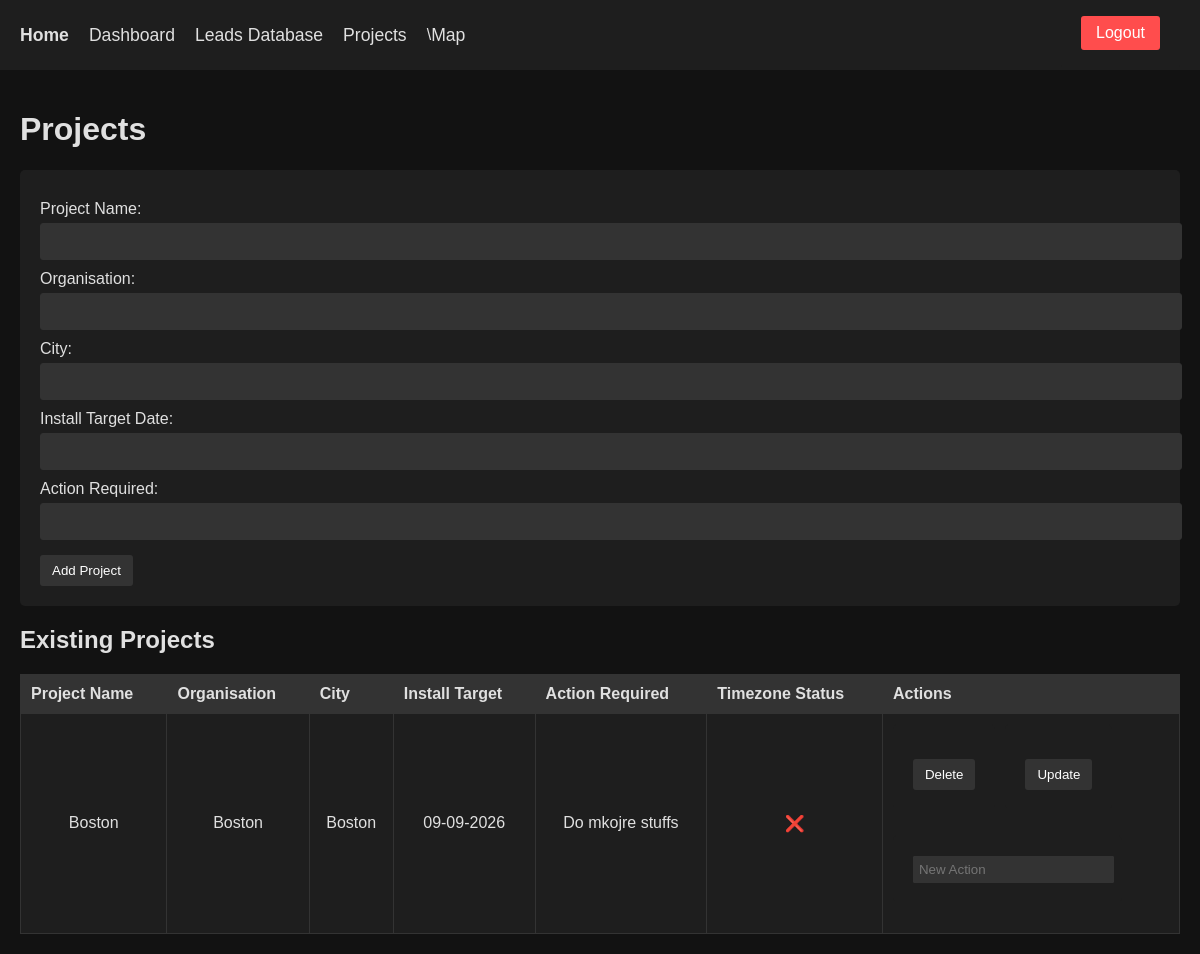
Before: /projects (signed in) with the older database file.
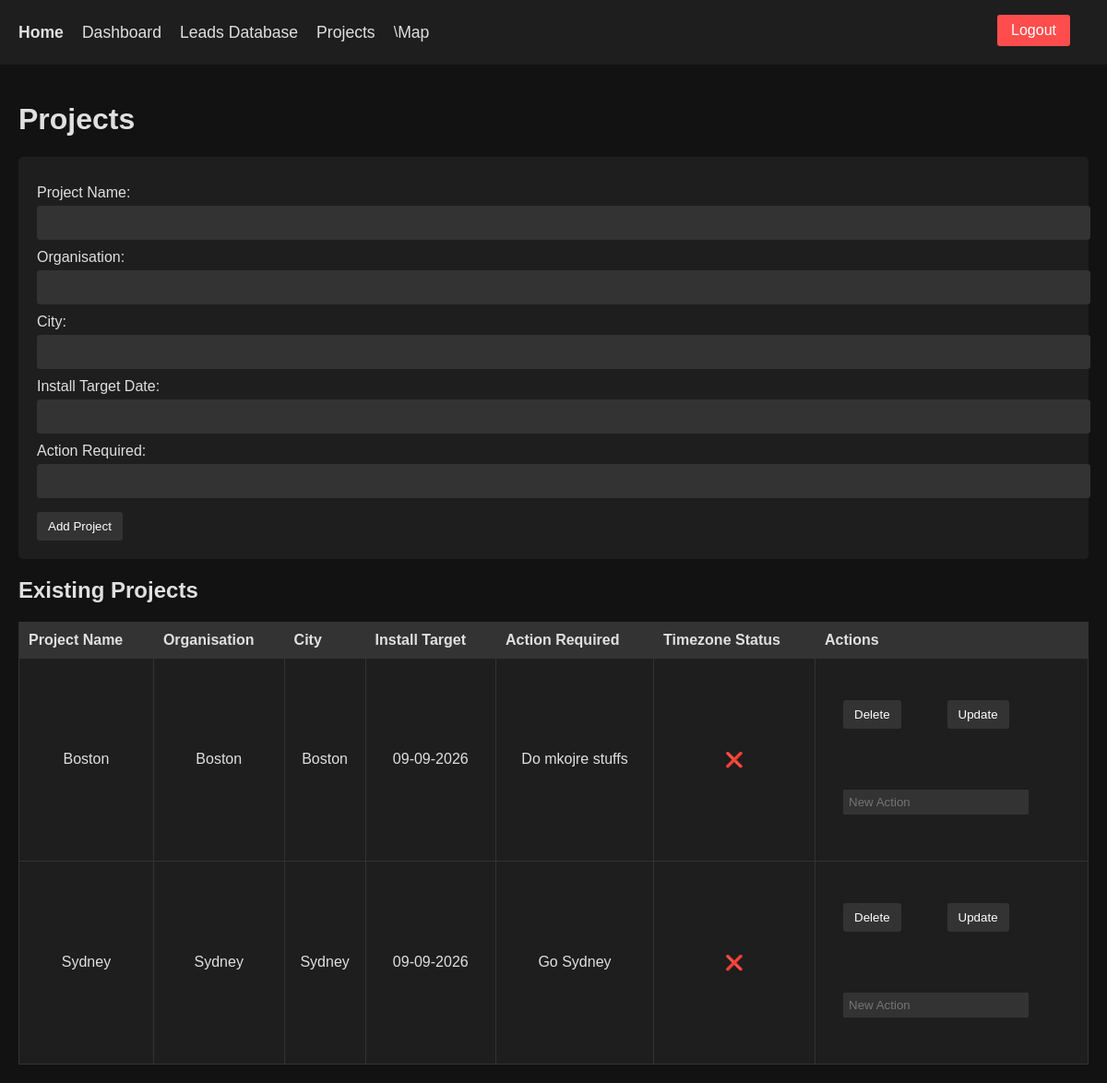
After: the same page with the newer database file.
### Main/app.py (models this page shows, shortened)
class Project(db.Model):
    id = db.Column(db.Integer, primary_key=True)
    name = db.Column(db.String(100), nullable=False)
    organisation = db.Column(db.String(100), nullable=False)
    city = db.Column(db.String(100))
    install_target = db.Column(db.String(100))
    action_required = db.Column(db.String(200))
    contacts = db.relationship('Contact', backref='project', lazy=True)

### Main/app.py (the view, shortened to what this page needs)
@app.route('/projects', methods=['GET', 'POST'])
@login_required
def projects():
    all_projects = Project.query.all()
    return render_template('projects.html', projects=all_projects, timezone_api=TIMEZONE_API)

### Main/app.py (called while the page is built)
def login_required(f):
    @wraps(f)
    def decorated_function(*args, **kwargs):
        if not session.get('logged_in'):
            flash("Please log in first.", "warning")
            return redirect(url_for('login'))
        return f(*args, **kwargs)
    return decorated_function

### Main/templates/projects.html (shortened to what this page needs)
{% extends "base.html" %}
{% block content %}
  <h1>Projects</h1>
  <form method="post">
    <label>Project Name:</label>
    <input type="text" name="name" required>
    <label>Organisation:</label>
    <input type="text" name="organisation" required>
    <label>City:</label>
    <input type="text" name="city">
    <label>Install Target Date:</label>
    <input type="text" name="install_target">
    <label>Action Required:</label>
    <input type="text" name="action_required">
    <button type="submit">Add Project</button>
  </form>
  <h2>Existing Projects</h2>
  <table border="1">
    <tr>
      <th>Project Name</th>
      <th>Organisation</th>
      <th>City</th>
      <th>Install Target</th>
      <th>Action Required</th>
      <th>Timezone Status</th>
      <th>Actions</th>
    </tr>
    {% for project in projects %}
      <tr>
        <td>{{ project.name }}</td>
        <td>{{ project.organisation }}</td>
        <td>{{ project.city }}</td>
        <td>{{ project.install_target if project.install_target else "N/A" }}</td>
        <td>{{ project.action_required if project.action_required else "N/A" }}</td>
        <td>
          <div class="timezone-box" id="timezone-{{ loop.index }}">Loading...</div>
        </td>
        <td>
          <div class="action-container">
            <div class="actions">
              <form action="{{ url_for('delete_project', project_id=project.id) }}" method="post">
                <button type="submit" onclick="return confirm('Are you sure you want to delete this project?');">
                  Delete
                </button>
              </form>
              <form action="{{ url_for('update_project', project_id=project.id) }}" method="post">
                <button type="submit">Update</button>
              </form>
            </div>
            <form action="{{ url_for('update_project', project_id=project.id) }}" method="post">
              <input type="text" name="new_action" placeholder="New Action" required>
            </form>
          </div>
        </td>
      </tr>
    {% endfor %}
  </table>
{% endblock %}

### Main/templates/base.html (shortened to what this page needs)
<!doctype html>
<html lang="en">
<head>
</head>
<body>
  {% if not request.endpoint == 'login' %}
  <div class="navbar">
      <b href="">Home</b>
      <a href="{{ url_for('dashboard') }}">Dashboard</a>
      <a href="{{ url_for('leads') }}">Leads Database</a>
      <a href="{{ url_for('projects') }}">Projects</a>\
      <a href="{{ url_for('map_page') }}">Map</a>
      <div class="logout-container">
        <form action="{{ url_for('logout') }}" method="post">
            <button type="submit" class="logout-button">Logout</button>
        </form>
      </div>
  </div>
  {% endif %}
  <div class="container">
    {% block content %}
    {% endblock %}
  </div>
</body>
</html>

### Main/templates/base.html (style rules this page uses)
body { font-family: Arial, sans-serif; background-color: #121212; color: #e0e0e0; margin: 0; padding: 0; }
.navbar { background-color: #1e1e1e; padding: 10px 20px; display: flex; align-items: center; justify-content: space-between; height: 50px; }
.navbar a, .navbar b { color: #e0e0e0; text-decoration: none; margin-right: 20px; font-size: 1.1em; }
.logout-container { margin-left: auto; }
.logout-button { background-color: #ff4d4d; color: white; border: none; padding: 8px 15px; border-radius: 3px; cursor: pointer; font-size: 1em; }
.container { padding: 20px; }
form { margin-bottom: 20px; background-color: #1e1e1e; padding: 20px; border-radius: 5px; }
label { display: block; margin-top: 10px; }
input[type="text"], input[type="email"], input[type="password"] { width: 100%; padding: 10px; margin-top: 5px; border: 1px solid #333; border-radius: 3px; background-color: #333; color: #fff; }
input[type="submit"], button { background-color: #333; color: #fff; border: none; padding: 10px 15px; cursor: pointer; margin-top: 15px; border-radius: 3px; }
table { border-collapse: collapse; width: 100%; background-color: #1e1e1e; }
th, td { border: 1px solid #333; padding: 10px; text-align: left; }
th { background-color: #333; }
.actions { display: flex; align-items: center; gap: 8px; margin-bottom: 1px; }
.action-container { display: flex; flex-direction: column; align-items: flex-start; }
.action-container input { width: 100%; padding: 5px; margin-top: 1px; border: 1px solid #333; border-radius: 1px; background-color: #333; color: #fff; }
button { background-color: #333; color: #fff; border: none; padding: 8px 12px; cursor: pointer; border-radius: 3px; }

### Main/templates/projects.html (style rules this page uses)
.timezone-box { padding: 5px 10px; font-weight: bold; text-align: center; border-radius: 5px; width: 50px; display: inline-block; }
td { text-align: center; vertical-align: middle; }
.actions { display: flex; align-items: center; gap: 10px; margin-bottom: 5px; }

Changed rows visible on the page:
added Project: name "Sydney", organisation "Sydney", city "Sydney", install_target "09-09-2026", action_required "Go Sydney"
